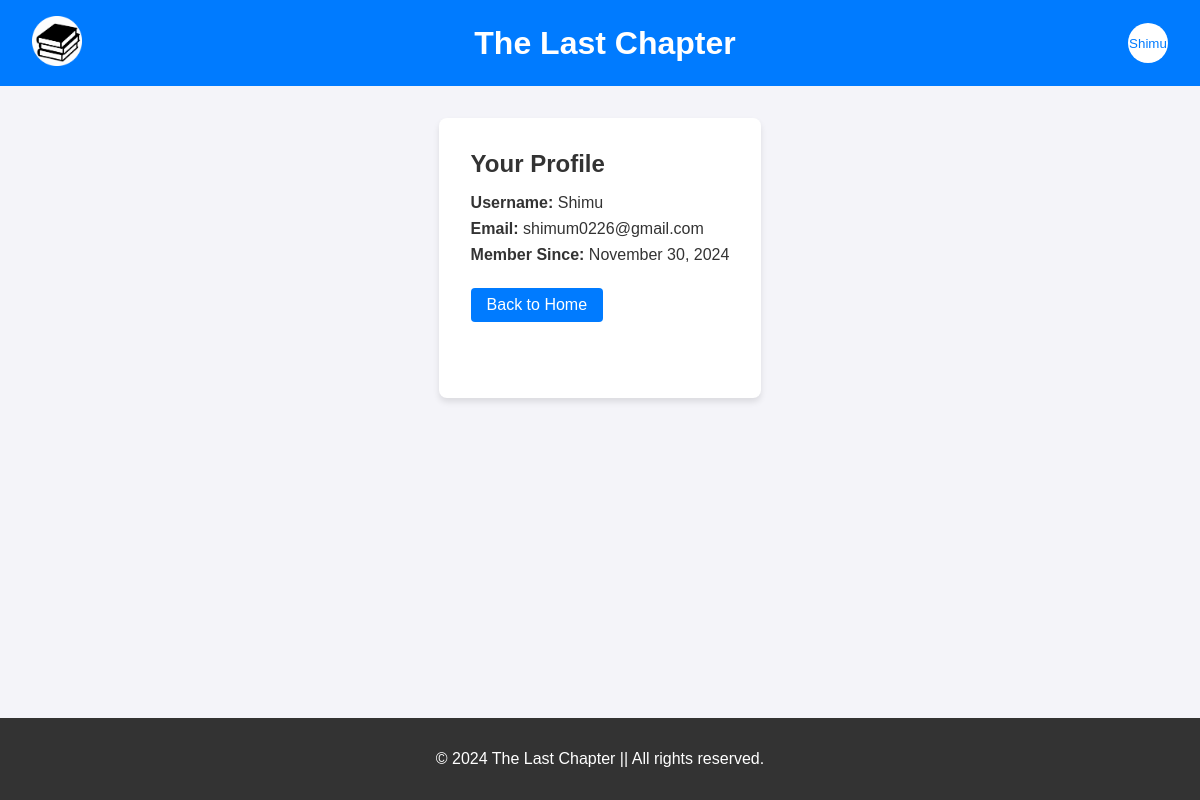
Page /bookstore/pages/profile.php (signed in) on the committed database.
### tables this page shows
CREATE TABLE `users` (
  `id` int(11) NOT NULL,
  `username` varchar(50) NOT NULL,
  `email` varchar(100) NOT NULL,
  `password` varchar(255) NOT NULL,
  `created_at` timestamp NOT NULL DEFAULT current_timestamp()
);

### bookstore/pages/profile.php (the view, shortened to what this page needs)
<?php
include '../includes/db.php';
$user_id = $_SESSION['user_id'];
try {
    $stmt = $conn->prepare("SELECT username, email, created_at FROM users WHERE id = :id");
    $stmt->execute(['id' => $user_id]);
    $user = $stmt->fetch(PDO::FETCH_ASSOC);
} catch (PDOException $e) {
    die("Error fetching profile: " . $e->getMessage());
}
include '../includes/header.php';
?>
<main class="profile-page">
    <h2>Your Profile</h2>
    <div class="profile-details">
        <p><strong>Username:</strong> <?php echo htmlspecialchars($user['username']); ?></p>
        <p><strong>Email:</strong> <?php echo htmlspecialchars($user['email']); ?></p>
        <p><strong>Member Since:</strong> <?php echo date('F j, Y', strtotime($user['created_at'])); ?></p>
    </div>
    <a href="books.php" class="btn">Back to Home</a>
</main>
<?php include '../includes/footer.php';  ?>

### bookstore/styles.css (style rules this page uses)
body { font-family: Arial, sans-serif; margin: 0; padding: 0; background-color: #f4f4f9; color: #333; }
a { text-decoration: none; color: #007BFF; }
main { padding: 2rem; }
h1, h2, h3 { margin: 0 0 1rem; }
.btn { display: inline-block; margin-top: 1rem; padding: 0.5rem 1rem; background-color: #007BFF; color: white; border-radius: 4px; text-align: center; }
.profile-page { max-width: 600px; margin: 2rem auto; background-color: white; padding: 2rem; border-radius: 8px; box-shadow: 0 4px 6px rgba(0, 0, 0, 0.1); }
.profile-page { margin-bottom: 20rem; }
.profile-details p { margin: 0.5rem 0; }
.profile-details strong { font-weight: bold; }
body { display: flex; flex-direction: column; min-height: 100vh; }
main { flex: 1; }

### rows in the picture
users: username "Shimu", email "shimum0226@gmail.com", created_at "November 30, 2024"

### other values in the picture
$_SESSION['username'] "Shimu"
